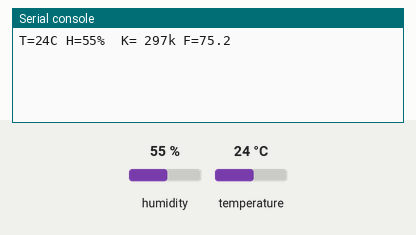
The program below on a simulated ESP32 board running MicroPython. Shown: the last lines printed to the serial console. Inputs (shaded band) come from the test bench; at power-on: humidity 55 %, temperature 24 °C.

Above: at 1.2 s.
1.3 s: humidity set to 22 %
At 2.6 s:
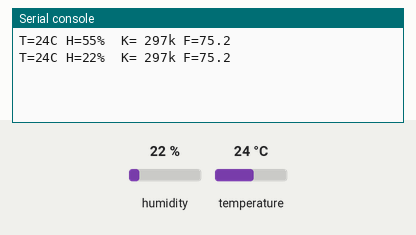
2.8 s: temperature set to 12 °C
At 3.7 s:
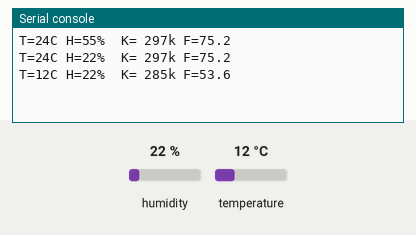
4.3 s: humidity set to 40 %
At 5.7 s:
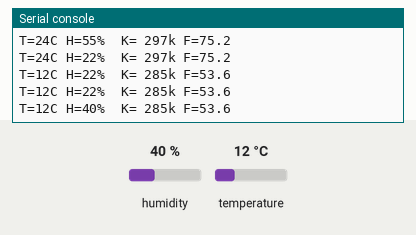
Timing chart, 0 to 7.3 s (numbered marks = the images above; inputs shaded):
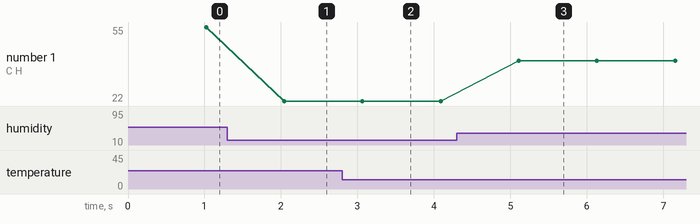

Measured:
- after the input at 1.3 s, the serial console: prints a new line after 0.75 s (image 1)
- after the input at 2.8 s, the serial console: prints a new line after 0.27 s (image 2)
- after the input at 4.3 s, the serial console: prints a new line after 0.81 s (image 3)
- plotted number 1: 55 → 22 after the input at 1.3 s, 22 → 40 after the input at 4.3 s

The program:

dht11temperaturaESP32.py
```python
from dht import DHT11
from machine import Pin
from utime import sleep

sensorDHT = DHT11(Pin(15))

while True:

    sleep(1)
    sensorDHT.measure()
    temp = sensorDHT.temperature()
    hum = sensorDHT.humidity()
    kelvin = temp + 273
    far = (temp*9)/5 + 32

    print("T={:02d}C H={:02d}%  K= {:02d}k F={:02}".format(temp, hum, kelvin,far))
```
